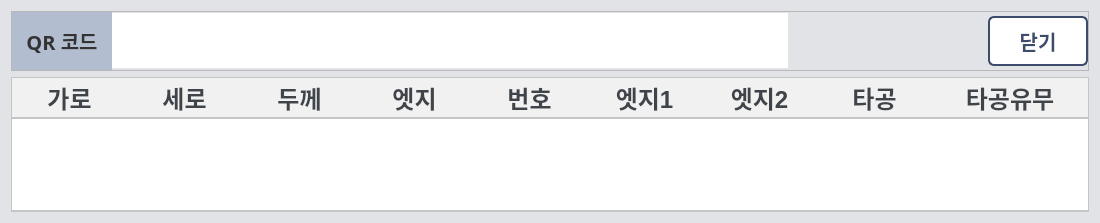
<?xml version="1.0" encoding="UTF-8"?>
<ui version="4.0">
 <class>Dialog</class>
 <widget class="QDialog" name="Dialog">
  <property name="geometry">
   <rect>
    <x>0</x>
    <y>0</y>
    <width>1100</width>
    <height>223</height>
   </rect>
  </property>
  <property name="windowTitle">
   <string>Dialog</string>
  </property>
  <property name="styleSheet">
   <string notr="true">QDialog{
background-color: #E1E3E6;
}
QLabel{
color: #3f444a;
background-color: #f0f0f0;
border: 1px solid #c2c6c9;
}
QTableWidget{
border: 1px solid #c2c6c9;
border-bottom: 2px solid #c2c6c9;
gridline-color: #dddddd;
color:#6e7075;
selection-background-color: #E3F1ED;
selection-color: #313d39;
outline: 0;
}
QHeaderView::section {
font-family: &quot;맑은 고딕&quot;;
font-size: 18pt;
font-weight: bold;
background:#f1f1f1;
border-width: 0px 0px 2px 0px;
border-style: solid;
border-color: #c2c6c9;
color:#3f444a;
}
QPushButton{
background: #ffffff;
border-radius: 5px;
color: #3f444a;
}</string>
  </property>
  <layout class="QVBoxLayout" name="verticalLayout">
   <item>
    <widget class="QFrame" name="QR_input_frame">
     <property name="minimumSize">
      <size>
       <width>0</width>
       <height>60</height>
      </size>
     </property>
     <property name="styleSheet">
      <string notr="true">QPushButton#as_btn, #log_btn, #set_btn, #exit_btn{
border: 2px solid #3D4B6C; 
color: #3D4B6C; 
border-radius: 6px;
}
QPushButton#as_btn:pressed, #log_btn:pressed, #set_btn:pressed, #exit_btn:pressed{
background: #f2f2f2;
}</string>
     </property>
     <property name="frameShape">
      <enum>QFrame::StyledPanel</enum>
     </property>
     <property name="frameShadow">
      <enum>QFrame::Raised</enum>
     </property>
     <layout class="QHBoxLayout" name="horizontalLayout">
      <property name="spacing">
       <number>0</number>
      </property>
      <property name="leftMargin">
       <number>0</number>
      </property>
      <property name="topMargin">
       <number>0</number>
      </property>
      <property name="rightMargin">
       <number>0</number>
      </property>
      <property name="bottomMargin">
       <number>0</number>
      </property>
      <item>
       <widget class="QLabel" name="label">
        <property name="minimumSize">
         <size>
          <width>100</width>
          <height>55</height>
         </size>
        </property>
        <property name="maximumSize">
         <size>
          <width>100</width>
          <height>16777215</height>
         </size>
        </property>
        <property name="font">
         <font>
          <family>맑은 고딕</family>
          <pointsize>15</pointsize>
          <weight>75</weight>
          <bold>true</bold>
         </font>
        </property>
        <property name="styleSheet">
         <string notr="true">QLabel{
color: #333333;
background-color: #B3BDD0;
border: none;
}</string>
        </property>
        <property name="text">
         <string>QR 코드</string>
        </property>
        <property name="alignment">
         <set>Qt::AlignCenter</set>
        </property>
       </widget>
      </item>
      <item>
       <widget class="QLineEdit" name="QR_input">
        <property name="minimumSize">
         <size>
          <width>0</width>
          <height>55</height>
         </size>
        </property>
        <property name="font">
         <font>
          <family>맑은 고딕</family>
          <pointsize>15</pointsize>
          <weight>75</weight>
          <bold>true</bold>
         </font>
        </property>
        <property name="styleSheet">
         <string notr="true">QLineEdit {
color: #3f444a;
border:none;
padding-left: 5px;
}</string>
        </property>
       </widget>
      </item>
      <item>
       <widget class="QLabel" name="result_data">
        <property name="minimumSize">
         <size>
          <width>200</width>
          <height>0</height>
         </size>
        </property>
        <property name="maximumSize">
         <size>
          <width>200</width>
          <height>16777215</height>
         </size>
        </property>
        <property name="font">
         <font>
          <family>맑은 고딕</family>
          <pointsize>15</pointsize>
          <weight>75</weight>
          <bold>true</bold>
         </font>
        </property>
        <property name="styleSheet">
         <string notr="true">background: none; border:none;</string>
        </property>
        <property name="text">
         <string/>
        </property>
        <property name="alignment">
         <set>Qt::AlignCenter</set>
        </property>
       </widget>
      </item>
      <item>
       <widget class="QPushButton" name="exit_btn">
        <property name="minimumSize">
         <size>
          <width>100</width>
          <height>50</height>
         </size>
        </property>
        <property name="font">
         <font>
          <family>맑은 고딕</family>
          <pointsize>15</pointsize>
          <weight>75</weight>
          <bold>true</bold>
         </font>
        </property>
        <property name="text">
         <string>닫기</string>
        </property>
        <property name="icon">
         <iconset>
          <normaloff>../../DAESUNG_MES/img/close_blue.png</normaloff>../../DAESUNG_MES/img/close_blue.png</iconset>
        </property>
        <property name="iconSize">
         <size>
          <width>35</width>
          <height>35</height>
         </size>
        </property>
       </widget>
      </item>
     </layout>
    </widget>
   </item>
   <item>
    <widget class="QTableWidget" name="tableWidget">
     <property name="sizePolicy">
      <sizepolicy hsizetype="Preferred" vsizetype="Preferred">
       <horstretch>0</horstretch>
       <verstretch>0</verstretch>
      </sizepolicy>
     </property>
     <property name="font">
      <font>
       <pointsize>21</pointsize>
       <weight>75</weight>
       <bold>true</bold>
      </font>
     </property>
     <property name="editTriggers">
      <set>QAbstractItemView::DoubleClicked|QAbstractItemView::EditKeyPressed</set>
     </property>
     <attribute name="horizontalHeaderCascadingSectionResizes">
      <bool>false</bool>
     </attribute>
     <attribute name="horizontalHeaderDefaultSectionSize">
      <number>115</number>
     </attribute>
     <attribute name="horizontalHeaderHighlightSections">
      <bool>true</bool>
     </attribute>
     <attribute name="horizontalHeaderShowSortIndicator" stdset="0">
      <bool>false</bool>
     </attribute>
     <attribute name="horizontalHeaderStretchLastSection">
      <bool>true</bool>
     </attribute>
     <attribute name="verticalHeaderVisible">
      <bool>false</bool>
     </attribute>
     <attribute name="verticalHeaderCascadingSectionResizes">
      <bool>false</bool>
     </attribute>
     <attribute name="verticalHeaderShowSortIndicator" stdset="0">
      <bool>false</bool>
     </attribute>
     <attribute name="verticalHeaderStretchLastSection">
      <bool>false</bool>
     </attribute>
     <column>
      <property name="text">
       <string>가로</string>
      </property>
      <property name="font">
       <font>
        <pointsize>18</pointsize>
        <weight>75</weight>
        <bold>true</bold>
       </font>
      </property>
     </column>
     <column>
      <property name="text">
       <string>세로</string>
      </property>
      <property name="font">
       <font>
        <pointsize>18</pointsize>
        <weight>75</weight>
        <bold>true</bold>
       </font>
      </property>
     </column>
     <column>
      <property name="text">
       <string>두께</string>
      </property>
      <property name="font">
       <font>
        <pointsize>18</pointsize>
        <weight>75</weight>
        <bold>true</bold>
       </font>
      </property>
     </column>
     <column>
      <property name="text">
       <string>엣지</string>
      </property>
      <property name="font">
       <font>
        <pointsize>18</pointsize>
        <weight>75</weight>
        <bold>true</bold>
       </font>
      </property>
     </column>
     <column>
      <property name="text">
       <string>번호</string>
      </property>
      <property name="font">
       <font>
        <pointsize>18</pointsize>
        <weight>75</weight>
        <bold>true</bold>
       </font>
      </property>
     </column>
     <column>
      <property name="text">
       <string>엣지1</string>
      </property>
      <property name="font">
       <font>
        <pointsize>18</pointsize>
        <weight>75</weight>
        <bold>true</bold>
       </font>
      </property>
     </column>
     <column>
      <property name="text">
       <string>엣지2</string>
      </property>
      <property name="font">
       <font>
        <pointsize>18</pointsize>
        <weight>75</weight>
        <bold>true</bold>
       </font>
      </property>
     </column>
     <column>
      <property name="text">
       <string>타공</string>
      </property>
      <property name="font">
       <font>
        <pointsize>18</pointsize>
        <weight>75</weight>
        <bold>true</bold>
       </font>
      </property>
     </column>
     <column>
      <property name="text">
       <string>타공유무</string>
      </property>
      <property name="font">
       <font>
        <pointsize>18</pointsize>
        <weight>75</weight>
        <bold>true</bold>
       </font>
      </property>
     </column>
    </widget>
   </item>
  </layout>
 </widget>
 <resources/>
 <connections/>
</ui>
